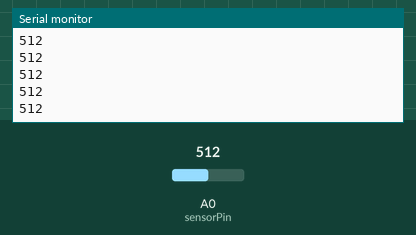
The sketch below on a simulated Arduino Uno, built with avr-gcc and run on an emulated ATmega328P. Shown: the last lines printed to the serial monitor. The test bench sets the inputs (shaded band); at power-on: A0 (sensorPin) = 512.

Above: at 1.2 s.
1.3 s: A0 (sensorPin) set to 716
At 1.32 s:
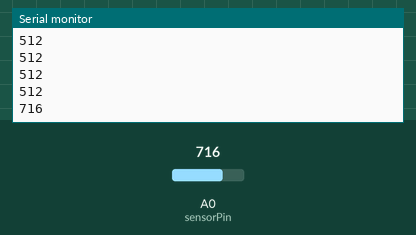
2.8 s: A0 (sensorPin) set to 900
At 2.83 s:
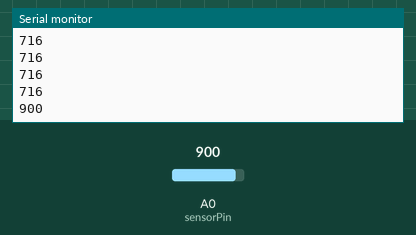
Timing chart, 0 to 5.8 s (numbered marks = the images above; inputs shaded):
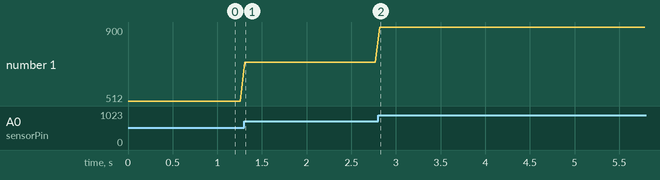

The sketch:

EMG.ino
```cpp
int sensorPin = A0; // the analog pin the muscle sensor is connected to
int emgValue = 0; // variable to store the sensor value

void setup() {
  Serial.begin(9600); // initialize the serial communication
}

void loop() {
  emgValue = analogRead(sensorPin); // read the sensor value
  Serial.println(emgValue); // send the sensor value to the computer
  delay(50); // wait for 50 milliseconds before taking the next reading
}
```

Measured:
- after the input at 1.3 s, the serial monitor: prints a new line at once (image 1)
- after the input at 2.8 s, the serial monitor: prints a new line at once (image 2)
- plotted number 1: 512 → 716 after the input at 1.3 s, 716 → 900 after the input at 2.8 s
